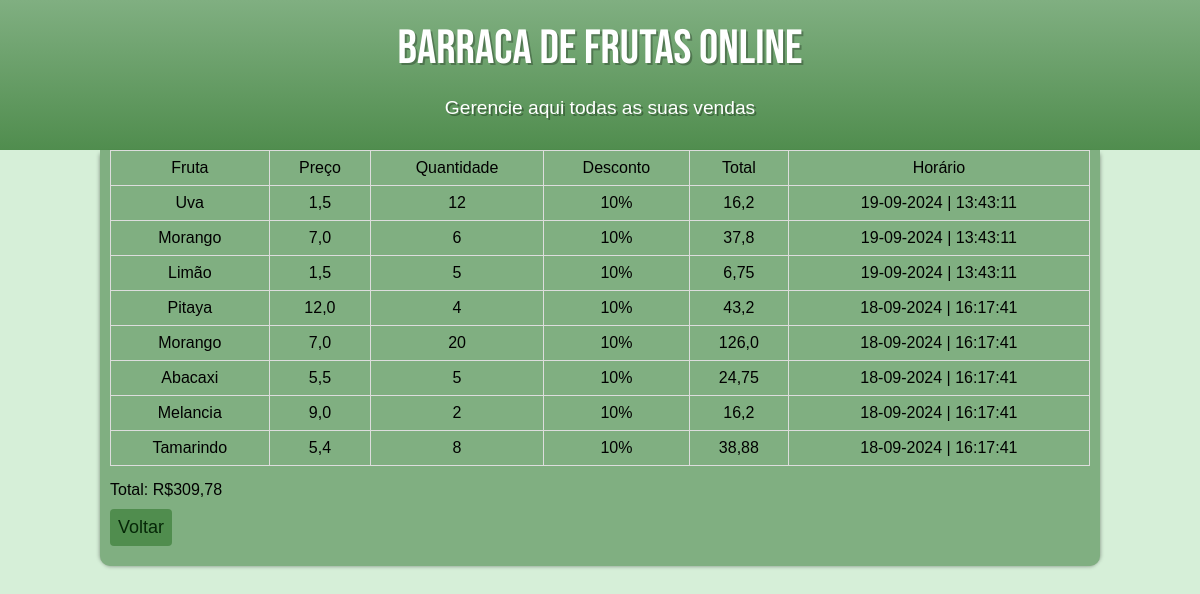
/seller/order/ (signed in), run on the app's committed database.
### fruits/models.py (models this page shows)
class Fruits(models.Model):
    fresh_fruits_options = (
        ('Y', 'Sim'),
        ('N', 'Não'),
    )
    classification_options = (
        ('EX', 'Extra'),
        ('1ST', 'De primeira'),
        ('2ND', 'De segunda'),
        ('3RD', 'De terceira'),
    )
    id = models.AutoField(primary_key=True)
    name =  models.CharField(max_length=100, unique=True)
    classification = models.CharField(max_length=3, choices=classification_options)
    fresh_fruits = models.CharField(max_length=1, choices=fresh_fruits_options)
    stock = models.IntegerField()
    price = models.FloatField()
    def __str__(self):
        return self.name

### salles/models.py (models this page shows)
class Sales(models.Model):
    order = models.ForeignKey(Order, on_delete=models.CASCADE)
    fruit = models.ForeignKey(Fruits, on_delete=models.CASCADE)
    quantity = models.PositiveIntegerField()
    fruit_price = models.FloatField()
    discount = models.PositiveIntegerField(default=0)
    total_price = models.FloatField()

### salles/views.py (the view)
# urls.py: path('seller/order/', show_order, name='order'),
@login_required
def show_order(request):
    seller = request.user
    sales = Sales.objects.filter(order__seller=seller).order_by('-order__sale_time')
    orders = Order.objects.filter(seller=seller)
    total = sum(order.total_purchase for order in orders)
    sales_data = []
    for sale in sales:
        sale_time_local = timezone.localtime(sale.order.sale_time)
        sales_data.append({
            'fruit_name': sale.fruit,
            'fruit_price': sale.fruit_price,
            'quantity': sale.quantity,
            'total_price': sale.total_price,
            'discount': sale.discount,
            'sale_time': sale_time_local.strftime('%d-%m-%Y | %H:%M:%S')
        })
    return render(request, 'order.html', {'sales': sales_data, 'total': total})

### salles/templates/order.html (shortened to what this page needs)
{% load static %}
<!DOCTYPE html>
<html lang="pt-br">
<head>
    <link rel="stylesheet" type="text/css" href="{% static 'css/sale.css' %}">
</head>
<body>
    <header>
        <h1>Barraca de frutas online</h1>
        <p>Gerencie aqui todas as suas vendas</p>
    </header>
    <main>
        <table border="1">
            <tr>
                <td>Fruta</td>
                <td>Preço</td>
                <td>Quantidade</td>
                <td>Desconto</td>
                <td>Total</td>
                <td>Horário</td>
            </tr>
            {% for sale in sales %}
                <tr>
                    <td>{{ sale.fruit_name }}</td>
                    <td>{{ sale.fruit_price }}</td>
                    <td>{{ sale.quantity }}</td>
                    <td>{{ sale.discount }}%</td>
                    <td>{{ sale.total_price }}</td>
                    <td>{{ sale.sale_time }}</td>
                </tr>
            {% endfor %}
        </table>
        <p style="margin-top: 15px;">Total: R${{ total }}</p>
        <a href="{% url 'seller' %}" class="button">Voltar</a>
    </main>
</body>
</html>

### salles/static/css/sale.css (style rules this page uses)
* { margin: 0; padding: 0; box-sizing: border-box; }
body { background-color: #D6EFD8; font-family: Arial, Helvetica, sans-serif; }
header { min-height: 150px; text-align: center; padding-top: 20px; background-image: linear-gradient(to bottom, #80AF81 , #508D4E); }
header > h1 { color: white; font-family: 'Bebas Neue', cursive; font-weight: normal; margin-bottom: 20px; font-size: 3em; text-shadow: 2px 2px 0px rgba(0, 0, 0, 0.267); }
header > p { font-family: Arial, Helvetica, sans-serif; font-size: 1.2em; color: white; max-width: 500px; margin: auto; margin-bottom: 20px; padding-right: 10px; padding-left: 10px; text-shadow: 2px 2px 0px rgba(0, 0, 0, 0.315); }
.button { display: inline-block; background-color: #508D4E; color: #052707; padding: 8px; border-radius: 4px; text-decoration: none; margin-top: 10px; margin-right: 10px; font-size: 18px; transition: transform 0.7s; }
main { background-color: #80AF81; min-width: 300px; max-width: 1000px; margin: auto; margin-bottom: 30px; padding: 0px 10px 20px 10px; box-shadow: 0 4px 4px -4px rgba(0, 0, 0, 0.418), 4px 0 4px -4px rgba(0, 0, 0, 0.418), -4px 0 4px -4px rgba(0, 0, 0, 0.418); border-bottom-left-radius: 10px; border-bottom-right-radius: 10px; }
table { width: 100%; border-collapse: collapse; }
tr, td { border: 1px solid #ddd; padding: 8px; text-align: center; }

### data on the page
Fruits: fruit_name "Uva", fruit_price "1,5", quantity "12", discount "10", total_price "16,2", sale_time "19-09-2024 | 13:43:11"
Fruits: fruit_name "Morango", fruit_price "7,0", quantity "6", discount "10", total_price "37,8", sale_time "19-09-2024 | 13:43:11", quantity "20", total_price "126,0", sale_time "18-09-2024 | 16:17:41"
Fruits: fruit_name "Limão", fruit_price "1,5", quantity "5", discount "10", total_price "6,75", sale_time "19-09-2024 | 13:43:11"
Fruits: fruit_name "Pitaya", fruit_price "12,0", quantity "4", discount "10", total_price "43,2", sale_time "18-09-2024 | 16:17:41"
Fruits: fruit_name "Abacaxi", fruit_price "5,5", quantity "5", discount "10", total_price "24,75", sale_time "18-09-2024 | 16:17:41"
Fruits: fruit_name "Melancia", fruit_price "9,0", quantity "2", discount "10", total_price "16,2", sale_time "18-09-2024 | 16:17:41"
Fruits: fruit_name "Tamarindo", fruit_price "5,4", quantity "8", discount "10", total_price "38,88", sale_time "18-09-2024 | 16:17:41"

### other printed values
{{ total }} "309,78"
